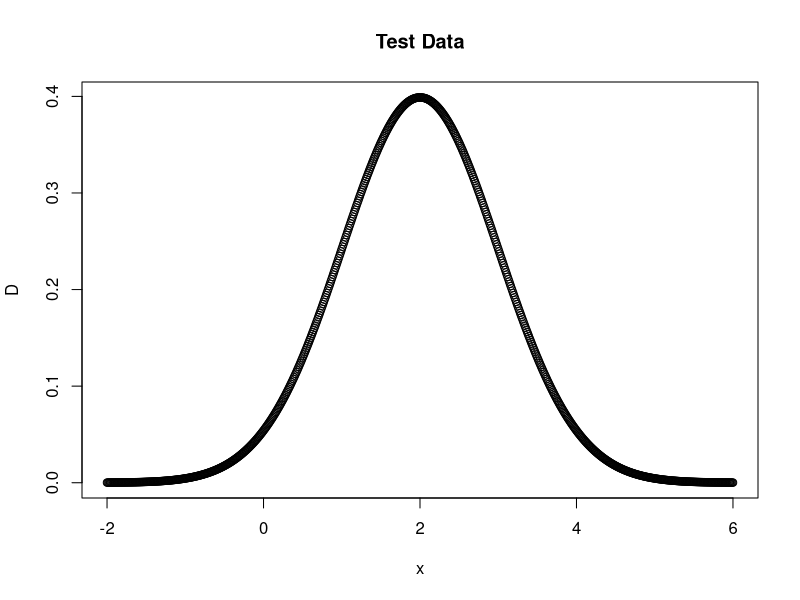
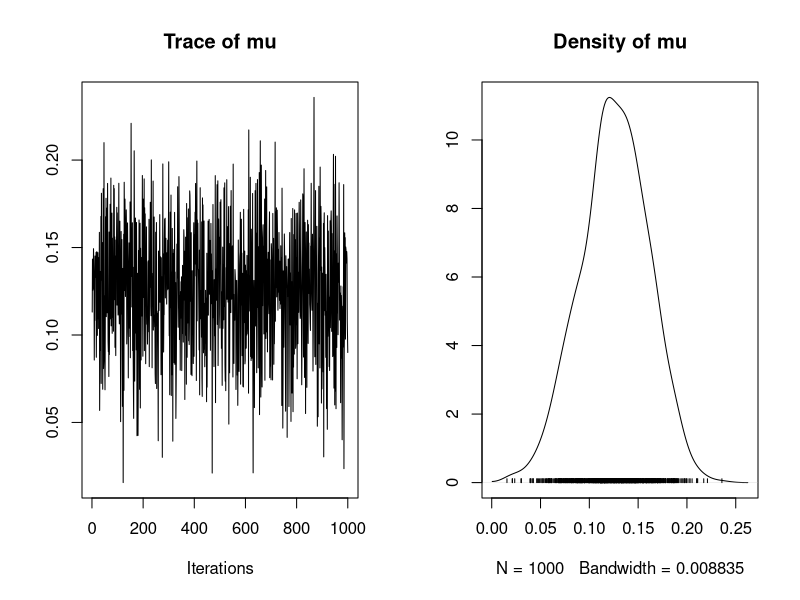
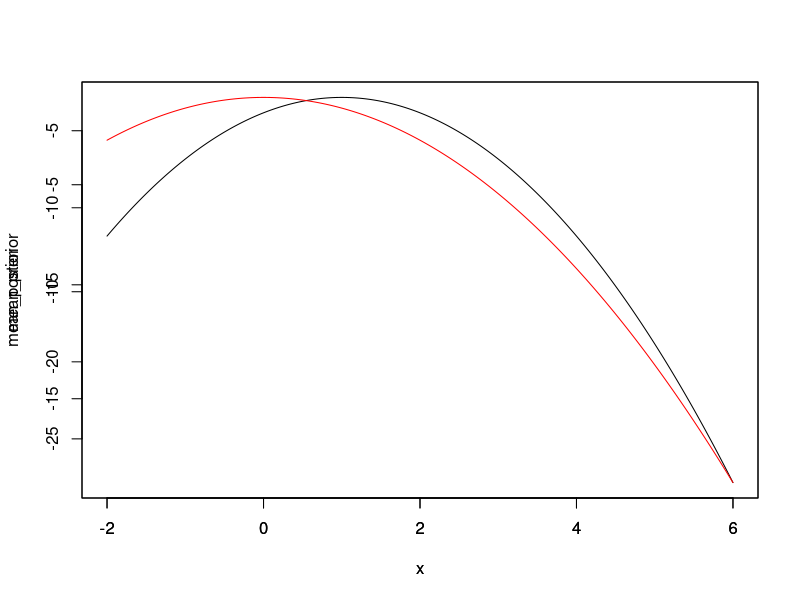

R code for these plots, in order:
## MCMC for conjugate Normal distribution
# 19/10/2017

# Prior distiribution of theta has a mean of 0 and variance of 1
# Observation of data has an unknown mean and a variance of 1

# Packages needed
library("MCMCpack")

################# 
## Create data ##
#################

obs_var <- 1
obs_sd <- obs_var^(1/2)
obs_mean <- 2

prior_var <- 1
prior_mean <- 0

# create independent x-values 
x <- seq(-2, 6, 0.01)
# create dependent values according to Normal distribution
D <- dnorm(x, obs_mean, obs_var)

plot(x,D, main="Test Data")

####################################################### 
## Use MCMCpack as a comparison for my manual method ##
#######################################################

# The data, known variance of data, prior mean of mu, prior variance of mu, number of MC draws
# don't know mean of data!
mcmc_package <- MCnormalnormal(D, obs_var, prior_mean, prior_var, mc = 1000)
plot(mcmc_package)
var(mcmc_package)
mean(mcmc_package)

######################
## My manual method ##
######################

# Use the same test data as for MCMCpack
# This may be wrong
likelihood <- dnorm(x, obs_mean, obs_var, log= T)

# Define the prior distribution (mean=0, variance=1)
mean_prior <- dnorm(x, prior_mean, prior_var, log=T)

# Define the posterior distribution
mean_posterior <- likelihood + mean_prior

plot(x, mean_posterior, type="l")
par(new=TRUE)
plot(x, mean_prior, type="l", col="red")

# Apply the Metropolis algorithm
# Start at random parameter value
# Choose new parameter close to old value based on prob. density ratio
# Jump to new probability if P(old)/P(new) >1


# https://theoreticalecology.wordpress.com/2010/09/17/metropolis-hastings-mcmc-in-r/
# This example works in logs!
# proposalfunction <- function(param){
#   return(rnorm(3,mean = param, sd= c(0.1,0.5,0.3)))
# }
# run_metropolis_MCMC <- function(startvalue, iterations){
#   chain = array(dim = c(iterations+1,3))
#   chain[1,] = startvalue
#   for (i in 1:iterations){
#     proposal = proposalfunction(chain[i,])
#     
#     probab = exp(posterior(proposal) - posterior(chain[i,]))
#     if (runif(1) < probab){
#       chain[i+1,] = proposal
#     }else{
#       chain[i+1,] = chain[i,]
#     }
#   }
#   return(chain)
# }

# metropolis=function(n=1000,eps=5) 
# {
#   vec=vector("numeric", n)
#   x=0
#   vec[1]=x
#   for (i in 2:n) {
#     innov=runif(1,-eps,eps)
#     can=x+innov
#     aprob=min(1,dnorm(can)/dnorm(x))
#     u=runif(1)
#     if (u < aprob) 
#       x=can
#     vec[i]=x
#   }
#   vec
# }
